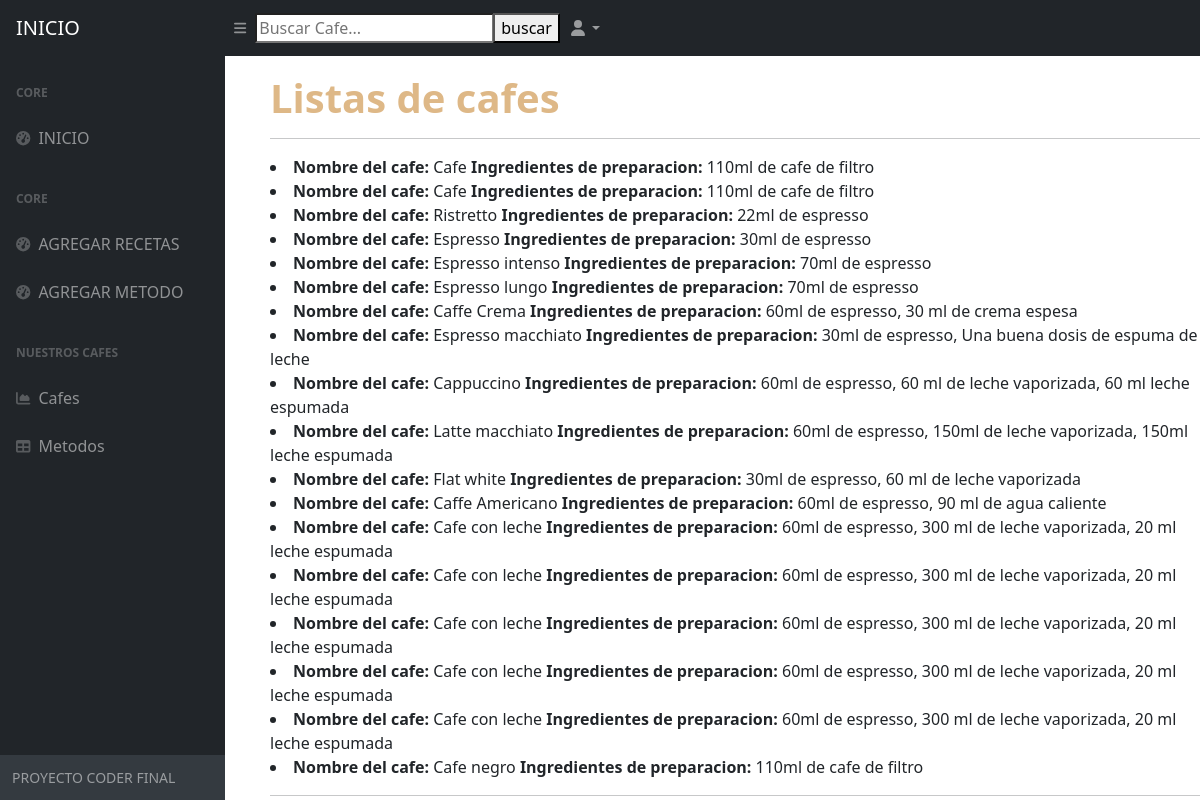
/app_STT/CafeLista/, run on an earlier commit of the app's database.
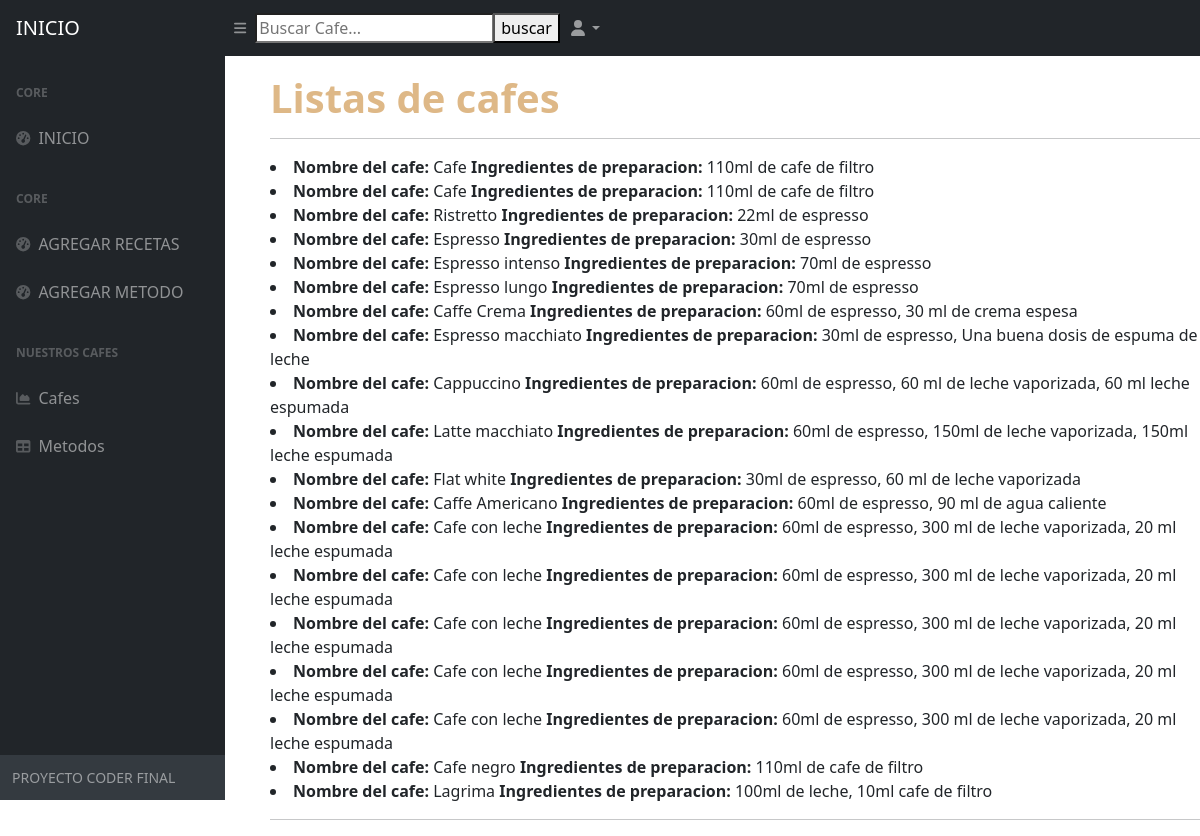
And on a later commit of the database.
### app_STT/models.py (models this page shows)
class Tipos_de_cafe(models.Model):
    nombre_tipo = models.CharField(max_length=50)
    ingredientes = models.CharField(max_length=200)

### app_STT/views.py (the view)
# urls.py: path('CafeLista/', ver_tipos_cafe, name = "listaDeCafes"),
def ver_tipos_cafe(self):
    lista_cafes = Tipos_de_cafe.objects.all()
    return render(self, "Listacafes.html", {"list_cafe": lista_cafes} )

### app_STT/templates/Listacafes.html
{% extends 'inicio.html' %}
{% block codigoaca %}
    <div style="margin-left:270px; margin-top:50px;">
        <br>
        <h1><strong style="color: burlywood">Listas de cafes </strong></h1>
        <hr>
            {% for cafes in list_cafe %}
                <li><strong>Nombre del cafe:</strong> {{cafes.nombre_tipo}} <strong>Ingredientes de preparacion:</strong> {{cafes.ingredientes}}</li>
            {% endfor %}
        <hr>
    </div>
{% endblock codigoaca %}

What changed in the data, as far as the page shows it:
added Tipos_de_cafe: nombre_tipo "Lagrima", ingredientes "100ml de leche, 10ml cafe de filtro"
